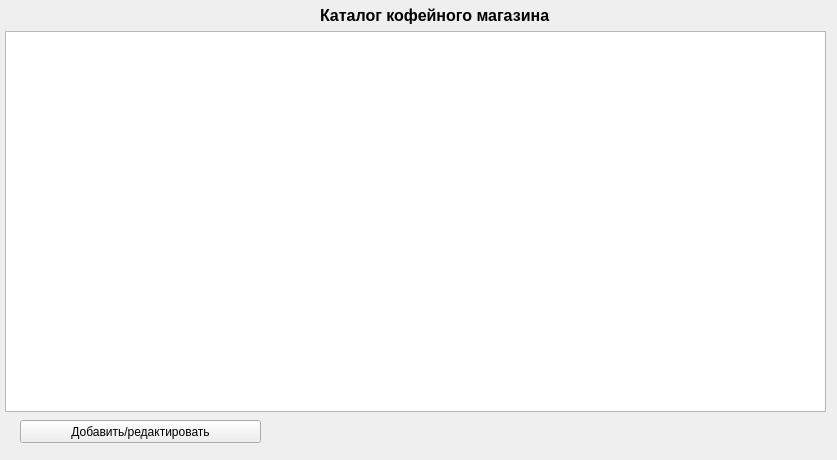
<?xml version="1.0" encoding="UTF-8"?>
<ui version="4.0">
 <class>qwidget</class>
 <widget class="QWidget" name="qwidget">
  <property name="geometry">
   <rect>
    <x>0</x>
    <y>0</y>
    <width>837</width>
    <height>460</height>
   </rect>
  </property>
  <widget class="QLabel" name="label_3">
   <property name="geometry">
    <rect>
     <x>320</x>
     <y>0</y>
     <width>251</width>
     <height>31</height>
    </rect>
   </property>
   <property name="font">
    <font>
     <pointsize>12</pointsize>
     <weight>75</weight>
     <bold>true</bold>
    </font>
   </property>
   <property name="text">
    <string>Каталог кофейного магазина</string>
   </property>
  </widget>
  <widget class="QTableWidget" name="tableWidget">
   <property name="geometry">
    <rect>
     <x>5</x>
     <y>31</y>
     <width>821</width>
     <height>381</height>
    </rect>
   </property>
  </widget>
  <widget class="QPushButton" name="addButton">
   <property name="geometry">
    <rect>
     <x>20</x>
     <y>420</y>
     <width>241</width>
     <height>23</height>
    </rect>
   </property>
   <property name="text">
    <string>Добавить/редактировать</string>
   </property>
  </widget>
 </widget>
 <resources/>
 <connections/>
</ui>
